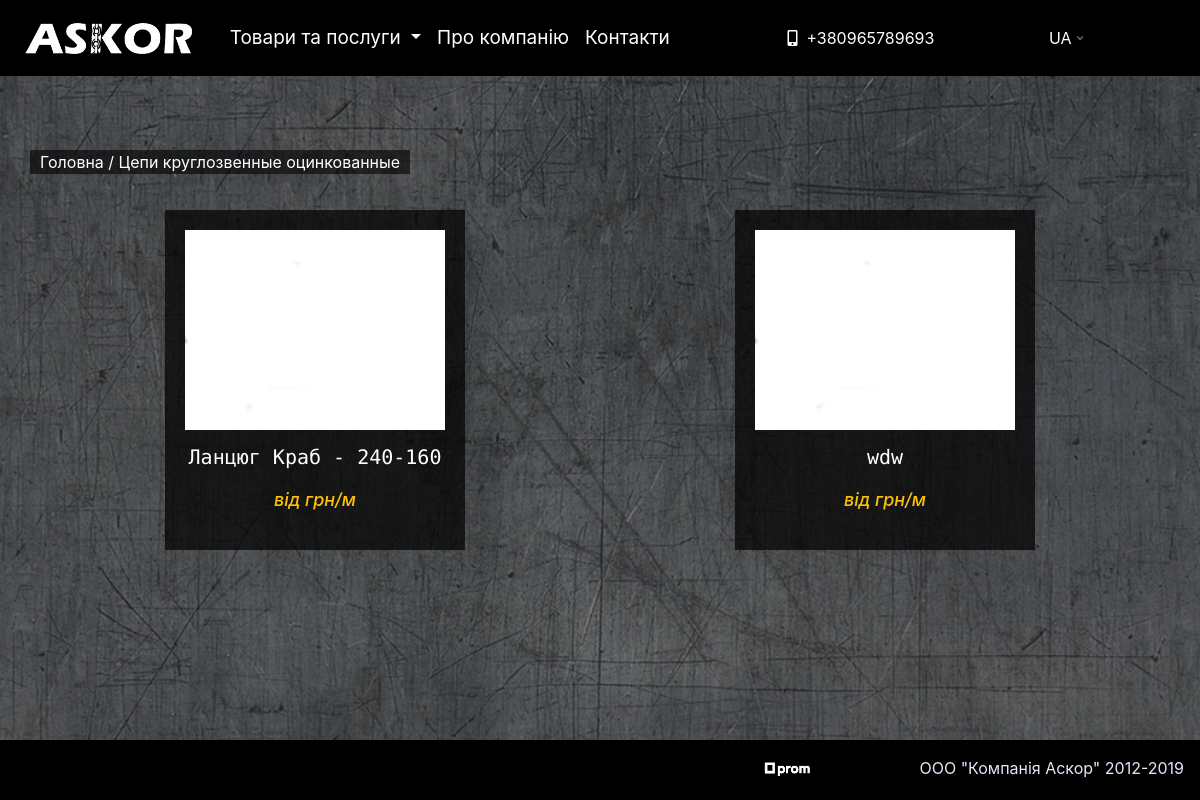
/uk/category9/, run on the app's committed database.
### askor/models.py (models this page shows, shortened)
class ProductCategory(models.Model):
    name = models.CharField(max_length=64, blank=True, null=True, default=None)
    image = models.ImageField(upload_to='categories_images/')
    is_table = models.BooleanField(default=False)
    is_active = models.BooleanField(default=True)
    standart = models.CharField(max_length=50, blank=True, null=True, default=None)
    material = models.CharField(max_length=50, blank=True, null=True, default=None)
    coating = models.CharField(max_length=50, blank=True, null=True, default=None)
    application_area = models.CharField(max_length=50, blank=True, null=True, default=None)
    diameter = models.CharField(max_length=50, blank=True, null=True, default=None)
    class Meta:
         verbose_name= "Категория товара"
         verbose_name_plural = "Категории товаров"

class ProductImage(models.Model):
    product = models.ForeignKey(Product, on_delete=models.CASCADE, blank=True, null=True, default=None)
    image = models.ImageField(upload_to='products_images/')
    is_active = models.BooleanField(default=True)
    is_main = models.BooleanField(default=False)
    created = models.DateTimeField(auto_now_add=True, auto_now=False)
    updated = models.DateTimeField(auto_now_add=False, auto_now=True)
    class Meta:
         verbose_name= "Фотография"
         verbose_name_plural = "Фотографии"

class Product(models.Model):
    product_name = models.CharField(max_length=130, blank=True, null=True, default=None)
    articul = models.CharField(max_length=20,blank=True, null=True, default=None)
    price = models.DecimalField(max_length=10, blank=True, null=True, max_digits=10, decimal_places=2, default=0.00)
    in_stock = models.CharField(max_length=50, blank=True, null=True, default=0)
    add_info = models.CharField(max_length=50, blank=True, null=True, default=0)
    discount = models.IntegerField(default=0)
    category = models.ForeignKey(ProductCategory, on_delete=models.CASCADE)
    description = models.TextField(blank=True, null=True, default=None)
    keywords = models.TextField(blank=True, null=True, default=None)
    is_active = models.BooleanField(default=True)
    created = models.DateTimeField(auto_now_add=True, auto_now=False)
    updated = models.DateTimeField(auto_now_add=False, auto_now=True)
    clicks = models.IntegerField(default=0, null=True)
    class Meta:
         verbose_name= "Товар"
         verbose_name_plural = "Товары"

### askor/views.py (the view)
# urls.py: url(r'^category(?P<product_category>[0-9])/$', views.product_catalog, name='product_catalog'),
def product_catalog(request, product_category):
    arr, last_category, product_categories, len_categories, len_products = check_is_cat_empty()
    prod_cat = ProductCategory.objects.get(id=product_category)
    products_images = ProductImage.objects.filter(is_active=True, is_main=True, product__is_active=True)
    products_images_category = products_images.filter(product__category__id=product_category).order_by('-product__clicks')
    return render(request, 'landing/product_catalog.html', locals())

### askor/views.py (called while the page is built)
def check_is_cat_empty():
    product_categories = ProductCategory.objects.filter(is_active=True)
    len_categories = len(product_categories)
    len_products = len(Product.objects.all())
    arr = []
    for i in Product.objects.all():
        if i.category.name not in arr:
            arr.append(i.category.name)
    try:
        last_category = arr[-1]
    except:
        last_category = 0
    return arr, last_category, product_categories, len_categories, len_products

### templates/landing/product_catalog.html (shortened to what this page needs)
{% extends 'base.html' %}
{% load static %}
{% load i18n %}
{% load currency %}
{% load i18n %}
{% block content %}
<div class="catalog">
    <div class="container catalog-container">
        <div class="row">
            <div class="page-path">
                <a href="/">{% trans 'Головна' %}</a> / <a href="#">{{ prod_cat.name }}</a>
            </div>
            <div class="col-lg-12  no-copy">
            </div>
            {% for product_image in products_images_category %}
               {% include 'landing/product-item.html' %}
            {% endfor %}
        </div>
    </div>
</div>
{% include 'footer.html' %}
{% endblock %}

### templates/landing/product-item.html (shortened to what this page needs)
{% load i18n %}
{% load currency %}
<div class="border">
<a href="/">
  <div class="wrap">
        <div class="product-wrap">
          <a><img itemprop="image" alt="{{ product_image.product.product_name }}" src={{ product_image.image.url }}></a>
        </div>
  </div>
      <div class="product-title" itemprop="name"><h3 >{{ product_image.product.product_name }}</h3></div>
      <div class="price text-warning"><h4>{% trans 'від' %} {% change_currency product_image.product.price 'UAH' %} грн/м</h4></div>
</a>
</div>

### static_dev/css/style.css (style rules this page uses)
html { position: relative; min-height: 100%; }
body { background-attachment: fixed; background-size: cover; min-width: 500px; height: 100%; margin-bottom: 60px; background:linear-gradient(0deg,rgba(0,0,0,0.5),rgba(0,0,0,0.5)),url("../img/metal-texture.jpg"); background-size:cover; }
.no-copy { -webkit-user-select: none; -moz-user-select: none; -ms-user-select: none; user-select: none; }
* { box-sizing: border-box; }
.border { background: rgba(0,0,0,0.7); position: relative; width: 300px; margin: 20px auto; padding: 20px; height: 340px; color: white; border: 0px solid #dee2e6!important; }
.wrap { position: relative; }
.product-wrap { position: relative; }
.product-wrap:after { content: ''; background: rgba(179, 138, 138, .5); position: absolute; left: 0; right: 0; bottom: 0; top: 0; opacity: 0; transform: scale(.3); transition: .3s ease-in-out; }
.product-wrap a { display: block; text-decoration: none; }
.product-wrap img { display: block; width: 100%; height: 200px; }
.product-title { text-align: center; padding-top: 15px; }
.product-title h3 { font-size: 20px; font-family: 'Roboto Mono', monospace; }
.price { padding-top: 5px; color: #162546; font-style: italic; font-weight: bold; text-align: center; margin-top: 15px; }
.price h4 { font-size: 18px; }
.wrap a { text-decoration: none; }
.catalog-container { margin-top: 150px; }
.page-path { color: white; margin-bottom:15px; background-color: rgba(0,0,0,0.6); text-align: center; padding:0px 10px 0px 10px; }
.page-path a { text-decoration: none; color: white; }

### data on the page
ProductCategory: name "Цепи круглозвенные оцинкованные"
ProductImage: image (picture), product.product_name "Ланцюг Краб - 240-160"
ProductImage: image (picture), product.product_name "wdw"
